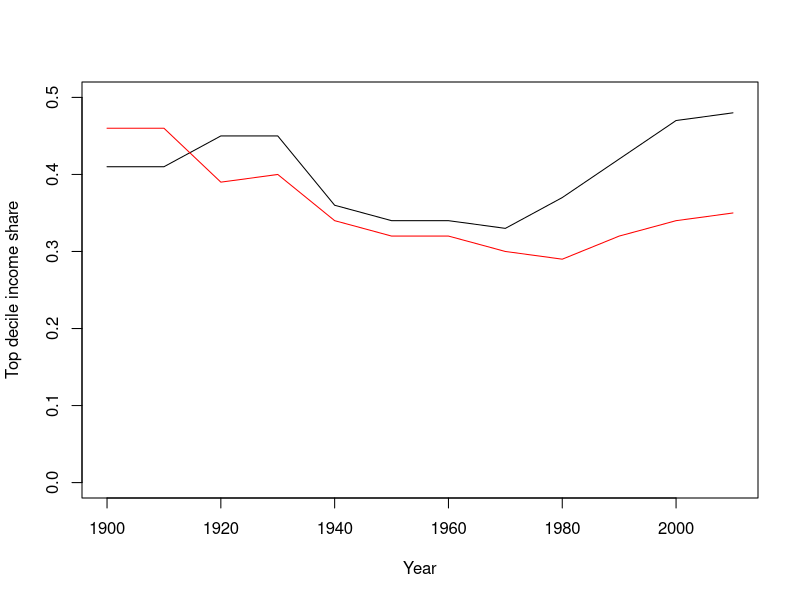

Reproduce this figure in R.
## ---- chunk 1
cat(paste("(C) (cc by-sa) Wouter van Atteveldt, file generated", format(Sys.Date(), format="%B %d %Y")))
## ---- chunk 2
income = read.csv("data/income_topdecile.csv")
## ---- chunk 3
head(income, n=10)
## ---- chunk 4
income = na.omit(income)
head(income)
## ---- chunk 5
names(income)
nrow(income)
ncol(income)
## ---- chunk 6
summary(income)
## ---- chunk 7
income$U.S.
## ---- chunk 8
length(income$U.S.)
mean(income$U.S.)
mean(income$Europe)
## ---- chunk 9
t.test(income$U.S., income$Europe, paired=T)
## ---- chunk 10
plot(x=income$Year, y=income$U.S., type="l", ylab="Top decile income share", xlab="Year", ylim=c(0, 0.5))
lines(x=income$Year, y=income$Europe, col="red")
## ---- chunk 11
cor.test(income$U.S., income$Europe)
